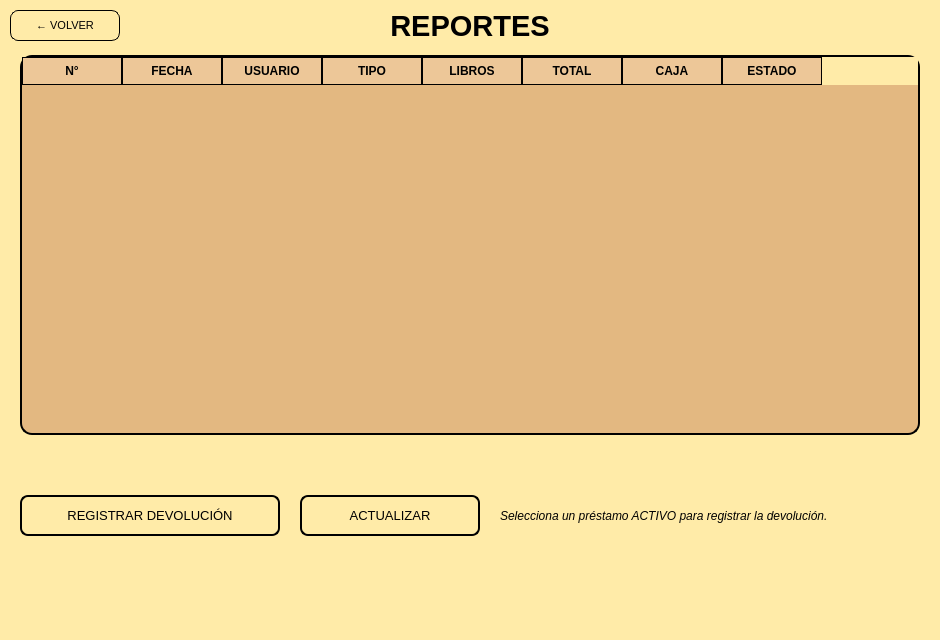
<?xml version="1.0" encoding="UTF-8"?>
<ui version="4.0">
 <class>MainWindow</class>
 <widget class="QMainWindow" name="MainWindow">
  <property name="geometry">
   <rect>
    <x>0</x>
    <y>0</y>
    <width>940</width>
    <height>640</height>
   </rect>
  </property>
  <property name="windowTitle">
   <string>MainWindow</string>
  </property>
  <property name="styleSheet">
   <string notr="true">background-color: #FFEBA8</string>
  </property>
  <widget class="QWidget" name="centralwidget">
   <widget class="QPushButton" name="btnVolver">
    <property name="geometry">
     <rect>
      <x>10</x>
      <y>10</y>
      <width>110</width>
      <height>31</height>
     </rect>
    </property>
    <property name="styleSheet">
     <string notr="true">QPushButton{
	border: 1px solid #000000;
	border-radius: 8px;
	background-color: #FFEBA8;
	color: black;
	font-size: 11px;
	cursor: pointer;
}
QPushButton:hover {
	background-color: #E3B881;
	color: #000000;
	border-color: #000000
}</string>
    </property>
    <property name="text">
     <string>← VOLVER</string>
    </property>
   </widget>
   <widget class="QLabel" name="LblTitulo">
    <property name="geometry">
     <rect>
      <x>300</x>
      <y>10</y>
      <width>340</width>
      <height>31</height>
     </rect>
    </property>
    <property name="font">
     <font>
      <pointsize>22</pointsize>
      <weight>75</weight>
      <bold>true</bold>
     </font>
    </property>
    <property name="text">
     <string>REPORTES</string>
    </property>
    <property name="alignment">
     <set>Qt::AlignCenter</set>
    </property>
   </widget>
   <widget class="QTableWidget" name="tableMovimientos">
    <property name="geometry">
     <rect>
      <x>20</x>
      <y>55</y>
      <width>900</width>
      <height>380</height>
     </rect>
    </property>
    <property name="styleSheet">
     <string notr="true">QTableWidget{
	border: 2px solid #000000;
	border-radius: 12px;
	background-color: #E3B881;
	color: black;
	font-size: 12px;
	gridline-color: #8E7CC3;
}
QHeaderView::section{
	background-color: #EDC798;
	color: black;
	border: 1px solid #000000;
	padding: 4px;
	font-weight: bold;
}</string>
    </property>
    <column>
     <property name="text">
      <string>N°</string>
     </property>
    </column>
    <column>
     <property name="text">
      <string>FECHA</string>
     </property>
    </column>
    <column>
     <property name="text">
      <string>USUARIO</string>
     </property>
    </column>
    <column>
     <property name="text">
      <string>TIPO</string>
     </property>
    </column>
    <column>
     <property name="text">
      <string>LIBROS</string>
     </property>
    </column>
    <column>
     <property name="text">
      <string>TOTAL</string>
     </property>
    </column>
    <column>
     <property name="text">
      <string>CAJA</string>
     </property>
    </column>
    <column>
     <property name="text">
      <string>ESTADO</string>
     </property>
    </column>
   </widget>
   <widget class="QLabel" name="LblResumen">
    <property name="geometry">
     <rect>
      <x>20</x>
      <y>445</y>
      <width>900</width>
      <height>40</height>
     </rect>
    </property>
    <property name="font">
     <font>
      <pointsize>11</pointsize>
      <weight>75</weight>
      <bold>true</bold>
     </font>
    </property>
    <property name="text">
     <string/>
    </property>
    <property name="wordWrap">
     <bool>true</bool>
    </property>
   </widget>
   <widget class="QPushButton" name="btnDevolver">
    <property name="geometry">
     <rect>
      <x>20</x>
      <y>495</y>
      <width>260</width>
      <height>41</height>
     </rect>
    </property>
    <property name="styleSheet">
     <string notr="true">QPushButton{
	border: 2px solid #000000;
	border-radius: 8px;
	background-color: #FFEBA8;
	color: black;
	font-size: 13px;
	cursor: pointer;
}
QPushButton:hover {
	background-color: #E3B881;
}
QPushButton:disabled {
	color: #6b6b6b;
	background-color: #a99bc9;
}</string>
    </property>
    <property name="text">
     <string>REGISTRAR DEVOLUCIÓN</string>
    </property>
   </widget>
   <widget class="QPushButton" name="btnActualizar">
    <property name="geometry">
     <rect>
      <x>300</x>
      <y>495</y>
      <width>180</width>
      <height>41</height>
     </rect>
    </property>
    <property name="styleSheet">
     <string notr="true">QPushButton{
	border: 2px solid #000000;
	border-radius: 8px;
	background-color: #FFEBA8;
	color: black;
	font-size: 13px;
	cursor: pointer;
}
QPushButton:hover {
	background-color: #E3B881;
}
QPushButton:disabled {
	color: #6b6b6b;
	background-color: #a99bc9;
}</string>
    </property>
    <property name="text">
     <string>ACTUALIZAR</string>
    </property>
   </widget>
   <widget class="QLabel" name="LblAviso">
    <property name="geometry">
     <rect>
      <x>500</x>
      <y>495</y>
      <width>420</width>
      <height>41</height>
     </rect>
    </property>
    <property name="font">
     <font>
      <pointsize>9</pointsize>
      <italic>true</italic>
     </font>
    </property>
    <property name="text">
     <string>Selecciona un préstamo ACTIVO para registrar la devolución.</string>
    </property>
    <property name="wordWrap">
     <bool>true</bool>
    </property>
   </widget>
  </widget>
  <widget class="QMenuBar" name="menubar">
   <property name="geometry">
    <rect>
     <x>0</x>
     <y>0</y>
     <width>940</width>
     <height>26</height>
    </rect>
   </property>
  </widget>
  <widget class="QStatusBar" name="statusbar"/>
 </widget>
 <resources/>
 <connections/>
</ui>
